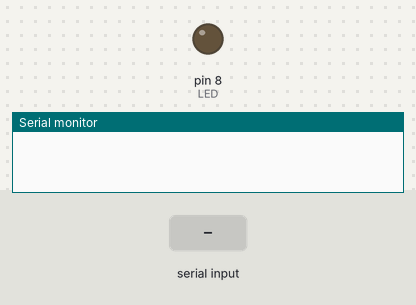
This sketch was run on a simulated Arduino Uno, built with avr-gcc and run on an emulated ATmega328P. Shown: output pins drawn as LEDs (lit = HIGH), the last lines printed to the serial monitor. The test bench sets the inputs (shaded band).

Above: at 1.2 s.
1.3 s: "30,150\n" received over Serial
2.8 s: "1\n" received over Serial
At 3.9 s:
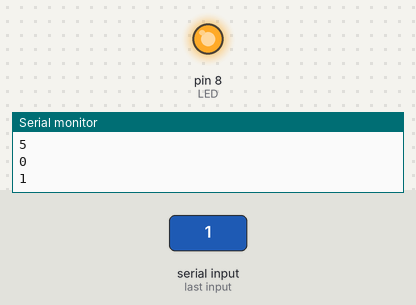
4.3 s: "90,45\n" received over Serial
At 5.1 s:
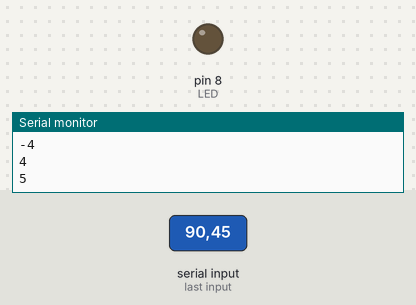
Timing chart, 0 to 7.3 s (numbered marks = the images above; inputs shaded):
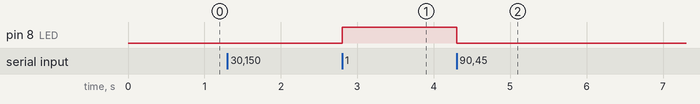

Measured:
- after the input at 2.8 s, pin 8 (LED): LOW → HIGH at once
- after the input at 4.3 s, pin 8 (LED): HIGH → LOW at once

The sketch:

arduino-blink-code.ino
```cpp
#define LED 8
//#define IN 8
#define BAUD_RATE 9600

int state = 0;

void setup() {
  pinMode(LED, OUTPUT);
  //pinMode(IN, INPUT);
  Serial.begin(BAUD_RATE);
}

void loop() {
  //int state = digitalRead(IN);
  int ser_in = Serial.read();

  if (ser_in != -1 && ser_in != 10){
    state = ser_in - '0';
    Serial.println(state);
  }

  if (state == 1){
    digitalWrite(LED, HIGH);
  }
  else{
    digitalWrite(LED, LOW);
  }
}
```
